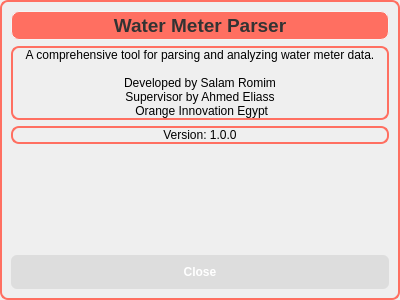
<?xml version="1.0" encoding="UTF-8"?>
<ui version="4.0">
 <class>AboutForm</class>
 <widget class="QWidget" name="AboutForm">
  <property name="geometry">
   <rect>
    <x>0</x>
    <y>0</y>
    <width>400</width>
    <height>300</height>
   </rect>
  </property>
  <property name="windowTitle">
   <string>About Water Meter Parser</string>
  </property>
  <property name="windowIcon">
   <iconset>
    <normaloff>../Orange_logo.svg.png</normaloff>../Orange_logo.svg.png</iconset>
  </property>
  <property name="styleSheet">
   <string notr="true">QWidget {
    border: 2px solid #FF6F61; /* Orange border */
    border-radius: 8px; /* Rounded corners */
}</string>
  </property>
  <layout class="QVBoxLayout" name="verticalLayout">
   <item>
    <widget class="QLabel" name="titleLabel">
     <property name="font">
      <font>
       <pointsize>14</pointsize>
       <weight>75</weight>
       <bold>true</bold>
      </font>
     </property>
     <property name="styleSheet">
      <string notr="true">QLabel {
    color: #333333; /* Dark text */
	background-color: #FF6F61; /* Light gray */
    border: 1px solid #F5F5F5; /* Orange accent */
    padding: 2px;
}</string>
     </property>
     <property name="text">
      <string>Water Meter Parser</string>
     </property>
     <property name="alignment">
      <set>Qt::AlignCenter</set>
     </property>
    </widget>
   </item>
   <item>
    <widget class="QLabel" name="descriptionLabel">
     <property name="text">
      <string>A comprehensive tool for parsing and analyzing water meter data.

Developed by Salam Romim
Supervisor by Ahmed Eliass
 Orange Innovation Egypt</string>
     </property>
     <property name="alignment">
      <set>Qt::AlignCenter</set>
     </property>
     <property name="wordWrap">
      <bool>true</bool>
     </property>
    </widget>
   </item>
   <item>
    <widget class="QLabel" name="versionLabel">
     <property name="text">
      <string>Version: 1.0.0</string>
     </property>
     <property name="alignment">
      <set>Qt::AlignCenter</set>
     </property>
    </widget>
   </item>
   <item>
    <spacer name="verticalSpacer">
     <property name="orientation">
      <enum>Qt::Vertical</enum>
     </property>
     <property name="sizeHint" stdset="0">
      <size>
       <width>20</width>
       <height>40</height>
      </size>
     </property>
    </spacer>
   </item>
   <item>
    <widget class="QPushButton" name="closeButton">
     <property name="styleSheet">
      <string notr="true">/* Buttons */
QPushButton {
    background-color: #DDDDDD; /* Orange accent */
    color: #FFFFFF;
    border: none;
    border-radius: 6px;
    padding: 10px 20px;
    min-width: 100px;
    font-weight: bold;
    transition: background-color 0.3s ease;
}

QPushButton:hover {
    background-color: #FF3B2F; /* Darker orange */
}

QPushButton:pressed {
    background-color: #D32F2F; /* Even darker orange */
}

QPushButton:disabled {
    background-color: #FF3B2F;
    color: #999999;
}</string>
     </property>
     <property name="text">
      <string>Close</string>
     </property>
    </widget>
   </item>
  </layout>
 </widget>
 <resources/>
 <connections>
  <connection>
   <sender>closeButton</sender>
   <signal>clicked()</signal>
   <receiver>AboutForm</receiver>
   <slot>close()</slot>
   <hints>
    <hint type="sourcelabel">
     <x>20</x>
     <y>20</y>
    </hint>
    <hint type="destinationlabel">
     <x>20</x>
     <y>20</y>
    </hint>
   </hints>
  </connection>
 </connections>
</ui>
